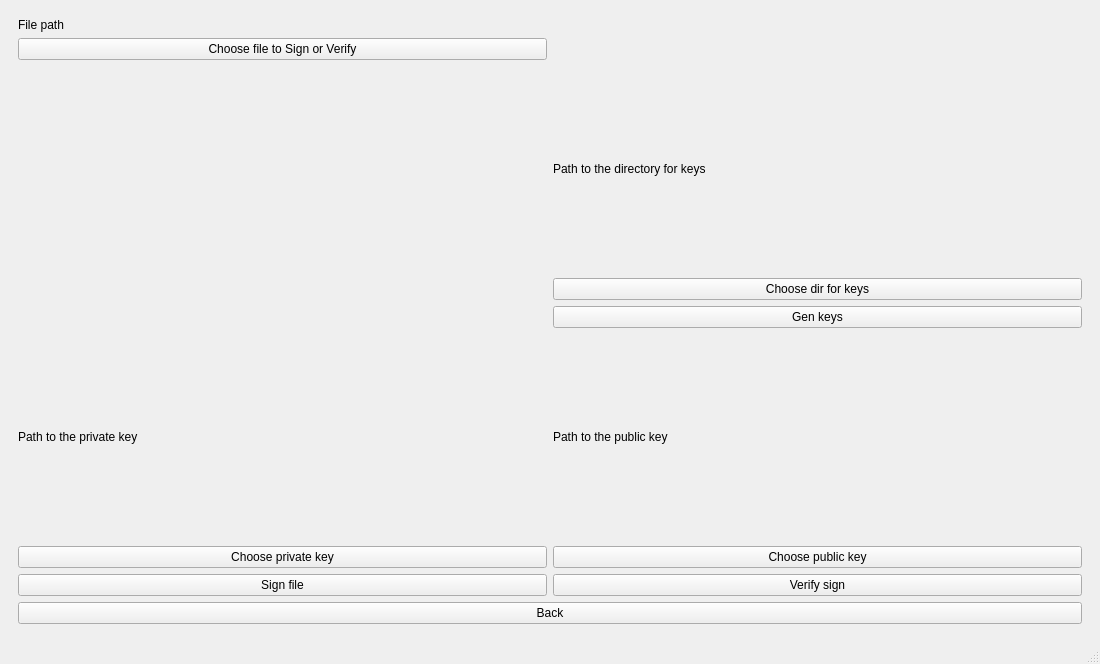
<?xml version="1.0" encoding="UTF-8"?>
<ui version="4.0">
 <class>MainWindow</class>
 <widget class="QMainWindow" name="MainWindow">
  <property name="geometry">
   <rect>
    <x>0</x>
    <y>0</y>
    <width>1100</width>
    <height>664</height>
   </rect>
  </property>
  <property name="sizePolicy">
   <sizepolicy hsizetype="Preferred" vsizetype="Preferred">
    <horstretch>0</horstretch>
    <verstretch>0</verstretch>
   </sizepolicy>
  </property>
  <property name="windowTitle">
   <string>MainWindow</string>
  </property>
  <widget class="QWidget" name="centralwidget">
   <layout class="QGridLayout" name="gridLayout_5">
    <item row="0" column="0">
     <widget class="QStackedWidget" name="stackedWidget">
      <property name="currentIndex">
       <number>1</number>
      </property>
      <widget class="QWidget" name="menuPage">
       <layout class="QGridLayout" name="gridLayout">
        <item row="0" column="0">
         <widget class="QPushButton" name="playButton">
          <property name="text">
           <string>Start</string>
          </property>
         </widget>
        </item>
       </layout>
      </widget>
      <widget class="QWidget" name="gamePage">
       <layout class="QGridLayout" name="gridLayout_3">
        <property name="sizeConstraint">
         <enum>QLayout::SizeConstraint::SetDefaultConstraint</enum>
        </property>
        <item row="0" column="0">
         <layout class="QGridLayout" name="gridLayout_4">
          <item row="1" column="0">
           <widget class="QLabel" name="filePathLabel">
            <property name="sizePolicy">
             <sizepolicy hsizetype="Preferred" vsizetype="Fixed">
              <horstretch>0</horstretch>
              <verstretch>0</verstretch>
             </sizepolicy>
            </property>
            <property name="text">
             <string>File path</string>
            </property>
           </widget>
          </item>
          <item row="2" column="0">
           <widget class="QPushButton" name="selectButton">
            <property name="maximumSize">
             <size>
              <width>16777215</width>
              <height>16777215</height>
             </size>
            </property>
            <property name="text">
             <string>Choose file to Sign or Verify</string>
            </property>
           </widget>
          </item>
         </layout>
        </item>
        <item row="1" column="1">
         <layout class="QVBoxLayout" name="verticalLayout_3">
          <property name="spacing">
           <number>6</number>
          </property>
          <item>
           <widget class="QLabel" name="pathDirKeyLabel">
            <property name="text">
             <string>Path to the directory for keys</string>
            </property>
           </widget>
          </item>
          <item>
           <widget class="QPushButton" name="choosePathDirKeyButton">
            <property name="text">
             <string>Choose dir for keys</string>
            </property>
           </widget>
          </item>
          <item>
           <widget class="QPushButton" name="genKeysButton">
            <property name="text">
             <string>Gen keys</string>
            </property>
           </widget>
          </item>
         </layout>
        </item>
        <item row="2" column="0">
         <layout class="QVBoxLayout" name="verticalLayout_4">
          <item>
           <widget class="QLabel" name="pathPrivateKeyLabel">
            <property name="text">
             <string>Path to the private key</string>
            </property>
           </widget>
          </item>
          <item>
           <widget class="QPushButton" name="choosePrivateKeyButton">
            <property name="text">
             <string>Choose private key</string>
            </property>
           </widget>
          </item>
          <item>
           <widget class="QPushButton" name="signButton">
            <property name="text">
             <string>Sign file</string>
            </property>
           </widget>
          </item>
         </layout>
        </item>
        <item row="2" column="1">
         <layout class="QVBoxLayout" name="verticalLayout_5">
          <item>
           <widget class="QLabel" name="pathPublicKeyLabel">
            <property name="text">
             <string>Path to the public key</string>
            </property>
           </widget>
          </item>
          <item>
           <widget class="QPushButton" name="choosePublicKeyButton">
            <property name="text">
             <string>Choose public key</string>
            </property>
           </widget>
          </item>
          <item>
           <widget class="QPushButton" name="verifyButton">
            <property name="text">
             <string>Verify sign</string>
            </property>
           </widget>
          </item>
         </layout>
        </item>
        <item row="3" column="0" colspan="2">
         <widget class="QPushButton" name="backButton">
          <property name="text">
           <string>Back</string>
          </property>
         </widget>
        </item>
       </layout>
      </widget>
     </widget>
    </item>
   </layout>
  </widget>
  <widget class="QMenuBar" name="menubar">
   <property name="geometry">
    <rect>
     <x>0</x>
     <y>0</y>
     <width>1100</width>
     <height>21</height>
    </rect>
   </property>
  </widget>
  <widget class="QStatusBar" name="statusbar"/>
 </widget>
 <resources/>
 <connections/>
</ui>
